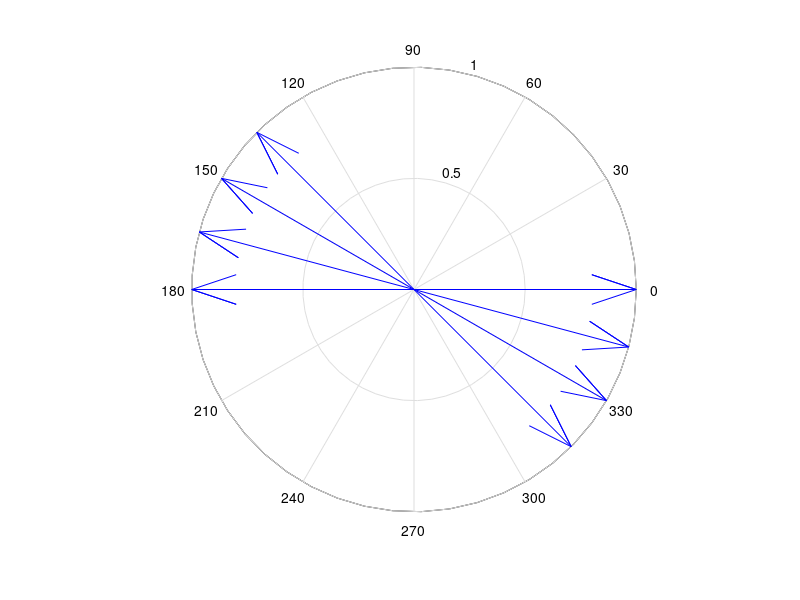

Source code (MATLAB):
close all
clear all
clc

%24Slot-22Pole-First Harmonic
M = cos(0*pi/180)
N = sin(0*pi/180)
ver = M
hor = N
figure(1)
compass(M)
hold on

M = cos(165*pi/180)
N = sin(165*pi/180)
ver = ver - M
hor = hor -N
figure(1)
compass(M, N)
hold on

M = cos(330*pi/180)
N = sin(330*pi/180)
ver = ver + M
hor = hor +N
figure(1)
compass(M, N)
hold on

M = cos(135*pi/180)
N = sin(135*pi/180)
ver = ver - M
hor = hor -N
figure(1)
compass(M, N)
hold on

M = cos(180*pi/180)
N = sin(180*pi/180)
ver = ver - M
hor = hor -N
figure(1)
compass(M, N)
hold on

M = cos(345*pi/180)
N = sin(345*pi/180)
ver = ver + M
hor = hor +N
figure(1)
compass(M, N)
hold on

M = cos(150*pi/180)
N = sin(150*pi/180)
ver = ver - M
hor = hor -N
figure(1)
compass(M, N)
hold on

M = cos(315*pi/180)
N = sin(315*pi/180)
ver = ver + M
hor = hor +N
figure(1)
compass(M, N)

mag = sqrt(hor^2 + ver^2)
w = mag/8
